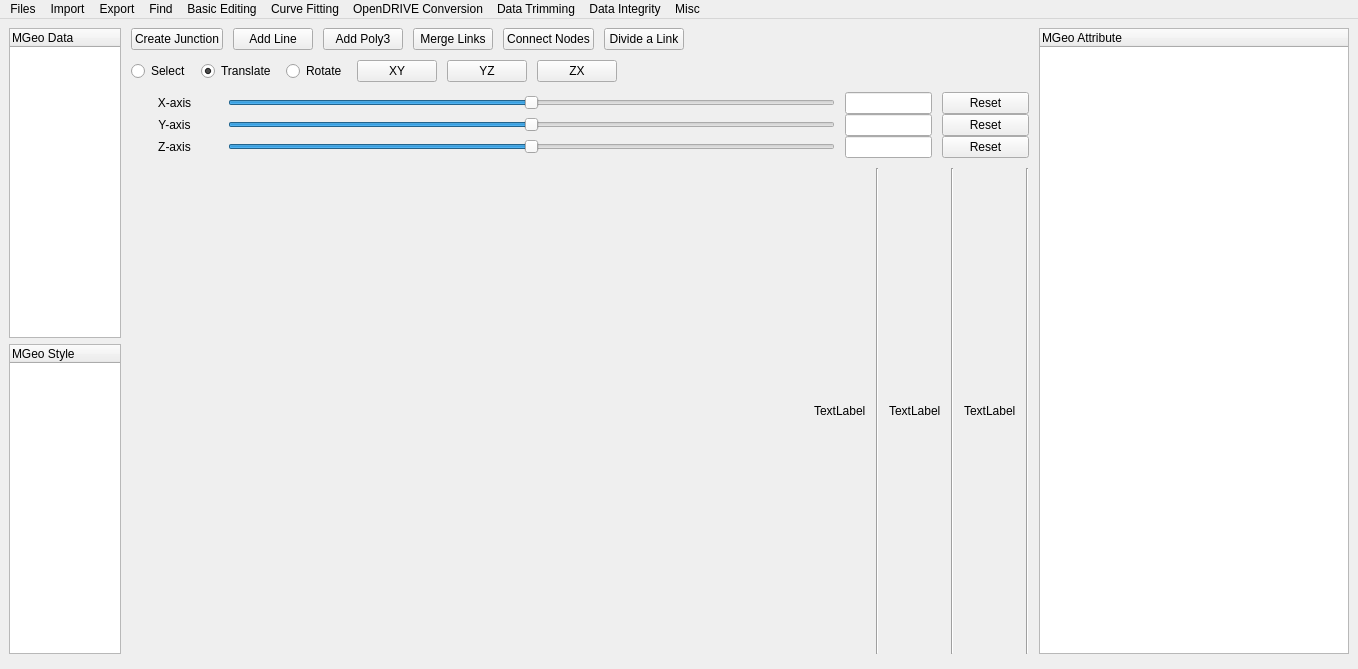
<?xml version="1.0" encoding="UTF-8"?>
<ui version="4.0">
 <class>MainWindow</class>
 <widget class="QMainWindow" name="MainWindow">
  <property name="geometry">
   <rect>
    <x>0</x>
    <y>0</y>
    <width>1358</width>
    <height>669</height>
   </rect>
  </property>
  <property name="sizePolicy">
   <sizepolicy hsizetype="Fixed" vsizetype="Maximum">
    <horstretch>0</horstretch>
    <verstretch>0</verstretch>
   </sizepolicy>
  </property>
  <property name="windowTitle">
   <string>MainWindow</string>
  </property>
  <widget class="QWidget" name="centralwidget">
   <layout class="QGridLayout" name="gridLayout">
    <item row="1" column="0">
     <layout class="QVBoxLayout" name="verticalLayout">
      <item>
       <layout class="QHBoxLayout" name="main_widget_layout" stretch="1,8,1">
        <property name="spacing">
         <number>10</number>
        </property>
        <item>
         <widget class="QFrame" name="frame_1">
          <layout class="QVBoxLayout" name="data_layout">
           <property name="leftMargin">
            <number>0</number>
           </property>
           <property name="topMargin">
            <number>0</number>
           </property>
           <property name="rightMargin">
            <number>0</number>
           </property>
           <property name="bottomMargin">
            <number>0</number>
           </property>
           <item>
            <widget class="QTreeWidget" name="treeWidget_data">
             <property name="sizePolicy">
              <sizepolicy hsizetype="Expanding" vsizetype="Expanding">
               <horstretch>0</horstretch>
               <verstretch>0</verstretch>
              </sizepolicy>
             </property>
             <column>
              <property name="text">
               <string>MGeo Data</string>
              </property>
             </column>
            </widget>
           </item>
           <item>
            <widget class="QTreeWidget" name="treeWidget_style">
             <property name="sizePolicy">
              <sizepolicy hsizetype="Expanding" vsizetype="Expanding">
               <horstretch>0</horstretch>
               <verstretch>0</verstretch>
              </sizepolicy>
             </property>
             <column>
              <property name="text">
               <string>MGeo Style</string>
              </property>
             </column>
            </widget>
           </item>
          </layout>
         </widget>
        </item>
        <item>
         <widget class="QFrame" name="frame_2">
          <layout class="QVBoxLayout" name="verticalLayout_mainwidget" stretch="0,0,10,0,0">
           <property name="spacing">
            <number>10</number>
           </property>
           <property name="sizeConstraint">
            <enum>QLayout::SetMinimumSize</enum>
           </property>
           <property name="leftMargin">
            <number>0</number>
           </property>
           <property name="topMargin">
            <number>0</number>
           </property>
           <property name="rightMargin">
            <number>0</number>
           </property>
           <property name="bottomMargin">
            <number>0</number>
           </property>
           <item>
            <layout class="QHBoxLayout" name="horizontalLayout_toolbar">
             <item>
              <widget class="QPushButton" name="btn_create_junction">
               <property name="text">
                <string>Create Junction</string>
               </property>
              </widget>
             </item>
             <item>
              <widget class="QPushButton" name="btn_add_line">
               <property name="text">
                <string>Add Line</string>
               </property>
              </widget>
             </item>
             <item>
              <widget class="QPushButton" name="btn_add_poly3">
               <property name="text">
                <string>Add Poly3</string>
               </property>
              </widget>
             </item>
             <item>
              <widget class="QPushButton" name="btn_merge_links">
               <property name="text">
                <string>Merge Links</string>
               </property>
              </widget>
             </item>
             <item>
              <widget class="QPushButton" name="btn_connect_nodes">
               <property name="text">
                <string>Connect Nodes</string>
               </property>
              </widget>
             </item>
             <item>
              <widget class="QPushButton" name="btn_divide_a_link">
               <property name="text">
                <string>Divide a Link</string>
               </property>
              </widget>
             </item>
             <item>
              <spacer name="horizontalSpacer_toolbar">
               <property name="orientation">
                <enum>Qt::Horizontal</enum>
               </property>
               <property name="sizeHint" stdset="0">
                <size>
                 <width>40</width>
                 <height>20</height>
                </size>
               </property>
              </spacer>
             </item>
            </layout>
           </item>
           <item>
            <layout class="QHBoxLayout" name="horizontalLayout_veiwbar">
             <item>
              <widget class="QRadioButton" name="rbtn_view_select">
               <property name="text">
                <string>Select</string>
               </property>
              </widget>
             </item>
             <item>
              <widget class="QRadioButton" name="rbtn_view_trans">
               <property name="styleSheet">
                <string notr="true"/>
               </property>
               <property name="text">
                <string>Translate</string>
               </property>
               <property name="checked">
                <bool>true</bool>
               </property>
              </widget>
             </item>
             <item>
              <widget class="QRadioButton" name="rbtn_view_rotate">
               <property name="text">
                <string>Rotate</string>
               </property>
              </widget>
             </item>
             <item>
              <widget class="QPushButton" name="btn_view_xy">
               <property name="text">
                <string>XY</string>
               </property>
              </widget>
             </item>
             <item>
              <widget class="QPushButton" name="btn_view_yz">
               <property name="text">
                <string>YZ</string>
               </property>
              </widget>
             </item>
             <item>
              <widget class="QPushButton" name="btn_view_zx">
               <property name="text">
                <string>ZX</string>
               </property>
              </widget>
             </item>
             <item>
              <spacer name="horizontalSpacer_viewbar">
               <property name="orientation">
                <enum>Qt::Horizontal</enum>
               </property>
               <property name="sizeHint" stdset="0">
                <size>
                 <width>40</width>
                 <height>20</height>
                </size>
               </property>
              </spacer>
             </item>
            </layout>
           </item>
           <item>
            <layout class="QVBoxLayout" name="verticalLayout_opengl"/>
           </item>
           <item>
            <layout class="QVBoxLayout" name="verticalLayout_rotation">
             <property name="spacing">
              <number>0</number>
             </property>
             <item>
              <layout class="QHBoxLayout" name="horizontalLayout_rotation_x" stretch="1,7,1,1">
               <property name="spacing">
                <number>10</number>
               </property>
               <item>
                <widget class="QLabel" name="label_x">
                 <property name="layoutDirection">
                  <enum>Qt::LeftToRight</enum>
                 </property>
                 <property name="text">
                  <string>X-axis</string>
                 </property>
                 <property name="alignment">
                  <set>Qt::AlignCenter</set>
                 </property>
                </widget>
               </item>
               <item>
                <widget class="QSlider" name="slider_x">
                 <property name="minimum">
                  <number>-180</number>
                 </property>
                 <property name="maximum">
                  <number>180</number>
                 </property>
                 <property name="orientation">
                  <enum>Qt::Horizontal</enum>
                 </property>
                </widget>
               </item>
               <item>
                <widget class="QLineEdit" name="edit_xRot">
                 <property name="alignment">
                  <set>Qt::AlignCenter</set>
                 </property>
                </widget>
               </item>
               <item>
                <widget class="QPushButton" name="reset_xRot">
                 <property name="text">
                  <string>Reset</string>
                 </property>
                </widget>
               </item>
              </layout>
             </item>
             <item>
              <layout class="QHBoxLayout" name="horizontalLayout_rotation_y" stretch="1,7,1,1">
               <property name="spacing">
                <number>10</number>
               </property>
               <item>
                <widget class="QLabel" name="label_y">
                 <property name="text">
                  <string>Y-axis</string>
                 </property>
                 <property name="alignment">
                  <set>Qt::AlignCenter</set>
                 </property>
                </widget>
               </item>
               <item>
                <widget class="QSlider" name="slider_y">
                 <property name="minimum">
                  <number>-180</number>
                 </property>
                 <property name="maximum">
                  <number>180</number>
                 </property>
                 <property name="orientation">
                  <enum>Qt::Horizontal</enum>
                 </property>
                </widget>
               </item>
               <item>
                <widget class="QLineEdit" name="edit_yRot">
                 <property name="alignment">
                  <set>Qt::AlignCenter</set>
                 </property>
                </widget>
               </item>
               <item>
                <widget class="QPushButton" name="reset_yRot">
                 <property name="text">
                  <string>Reset</string>
                 </property>
                </widget>
               </item>
              </layout>
             </item>
             <item>
              <layout class="QHBoxLayout" name="horizontalLayout_rotation_z" stretch="1,7,1,1">
               <property name="spacing">
                <number>10</number>
               </property>
               <item>
                <widget class="QLabel" name="label_z">
                 <property name="text">
                  <string>Z-axis</string>
                 </property>
                 <property name="alignment">
                  <set>Qt::AlignCenter</set>
                 </property>
                </widget>
               </item>
               <item>
                <widget class="QSlider" name="slider_z">
                 <property name="minimum">
                  <number>-180</number>
                 </property>
                 <property name="maximum">
                  <number>180</number>
                 </property>
                 <property name="orientation">
                  <enum>Qt::Horizontal</enum>
                 </property>
                </widget>
               </item>
               <item>
                <widget class="QLineEdit" name="edit_zRot">
                 <property name="alignment">
                  <set>Qt::AlignCenter</set>
                 </property>
                </widget>
               </item>
               <item>
                <widget class="QPushButton" name="reset_zRot">
                 <property name="text">
                  <string>Reset</string>
                 </property>
                </widget>
               </item>
              </layout>
             </item>
            </layout>
           </item>
           <item>
            <layout class="QHBoxLayout" name="horizontalLayout_log">
             <item>
              <spacer name="horizontalSpacer">
               <property name="orientation">
                <enum>Qt::Horizontal</enum>
               </property>
               <property name="sizeHint" stdset="0">
                <size>
                 <width>40</width>
                 <height>20</height>
                </size>
               </property>
              </spacer>
             </item>
             <item>
              <widget class="QLabel" name="label_range_x">
               <property name="text">
                <string>TextLabel</string>
               </property>
              </widget>
             </item>
             <item>
              <widget class="Line" name="line_1">
               <property name="orientation">
                <enum>Qt::Vertical</enum>
               </property>
              </widget>
             </item>
             <item>
              <widget class="QLabel" name="label_range_y">
               <property name="text">
                <string>TextLabel</string>
               </property>
              </widget>
             </item>
             <item>
              <widget class="Line" name="line_2">
               <property name="orientation">
                <enum>Qt::Vertical</enum>
               </property>
              </widget>
             </item>
             <item>
              <widget class="QLabel" name="label_zoom">
               <property name="text">
                <string>TextLabel</string>
               </property>
              </widget>
             </item>
             <item>
              <widget class="Line" name="line_3">
               <property name="orientation">
                <enum>Qt::Vertical</enum>
               </property>
              </widget>
             </item>
            </layout>
           </item>
          </layout>
         </widget>
        </item>
        <item>
         <widget class="QFrame" name="frame_3">
          <layout class="QVBoxLayout" name="attri_layout">
           <property name="leftMargin">
            <number>0</number>
           </property>
           <property name="topMargin">
            <number>0</number>
           </property>
           <property name="rightMargin">
            <number>0</number>
           </property>
           <property name="bottomMargin">
            <number>0</number>
           </property>
           <item>
            <widget class="QTreeWidget" name="treeWidget_attr">
             <property name="sizePolicy">
              <sizepolicy hsizetype="Expanding" vsizetype="Expanding">
               <horstretch>0</horstretch>
               <verstretch>0</verstretch>
              </sizepolicy>
             </property>
             <property name="minimumSize">
              <size>
               <width>310</width>
               <height>0</height>
              </size>
             </property>
             <column>
              <property name="text">
               <string>MGeo Attribute</string>
              </property>
             </column>
            </widget>
           </item>
          </layout>
         </widget>
        </item>
       </layout>
      </item>
      <item>
       <widget class="QFrame" name="frame_log">
        <layout class="QVBoxLayout" name="log_widget_layout">
         <property name="leftMargin">
          <number>0</number>
         </property>
         <property name="topMargin">
          <number>0</number>
         </property>
         <property name="rightMargin">
          <number>0</number>
         </property>
         <property name="bottomMargin">
          <number>0</number>
         </property>
        </layout>
       </widget>
      </item>
     </layout>
    </item>
   </layout>
  </widget>
  <widget class="QMenuBar" name="menubar">
   <property name="geometry">
    <rect>
     <x>0</x>
     <y>0</y>
     <width>1358</width>
     <height>21</height>
    </rect>
   </property>
   <widget class="QMenu" name="menuFiles">
    <property name="title">
     <string>Files</string>
    </property>
    <addaction name="action_load_mgeo"/>
    <addaction name="action_save_mgeo"/>
    <addaction name="separator"/>
    <addaction name="actionMerge_MGeo"/>
    <addaction name="separator"/>
    <addaction name="action_exit"/>
   </widget>
   <widget class="QMenu" name="menuImport">
    <property name="title">
     <string>Import</string>
    </property>
    <addaction name="action_import_42dot"/>
    <addaction name="action_import_42dot_legacy"/>
   </widget>
   <widget class="QMenu" name="menuFind">
    <property name="title">
     <string>Find</string>
    </property>
    <addaction name="actionFind"/>
    <addaction name="action_node"/>
    <addaction name="action_link"/>
    <addaction name="action_ts"/>
    <addaction name="action_tl"/>
    <addaction name="action_jct"/>
    <addaction name="action_road"/>
   </widget>
   <widget class="QMenu" name="menuData_Integrity">
    <property name="title">
     <string>Data Integrity</string>
    </property>
    <addaction name="action_find_overlapped_node"/>
    <addaction name="action_repair_overlapped_node"/>
    <addaction name="separator"/>
    <addaction name="action_find_dangling_nodes"/>
    <addaction name="action_delete_dangling_nodes"/>
    <addaction name="separator"/>
    <addaction name="action_find_closed_loop_link"/>
    <addaction name="separator"/>
    <addaction name="action_clear"/>
   </widget>
   <widget class="QMenu" name="menuData_Trimming">
    <property name="title">
     <string>Data Trimming</string>
    </property>
    <addaction name="action_delete_Objects_out_of_XY_Range_soft"/>
    <addaction name="action_delete_Objects_out_of_XY_Range_hard"/>
    <addaction name="action_delete_Objects_inside_this_Screen"/>
   </widget>
   <widget class="QMenu" name="menuOpenDRIVE_Conversion">
    <property name="title">
     <string>OpenDRIVE Conversion</string>
    </property>
    <addaction name="action_create_junction"/>
    <addaction name="separator"/>
    <addaction name="action_create_preliminary_odr_roads"/>
    <addaction name="action_create_odr_roads"/>
    <addaction name="separator"/>
    <addaction name="action_clear_odr_roads"/>
    <addaction name="separator"/>
    <addaction name="action_create_opendrive"/>
    <addaction name="separator"/>
   </widget>
   <widget class="QMenu" name="menuBasic_Editing">
    <property name="title">
     <string>Basic Editing</string>
    </property>
    <addaction name="action_divide_a_link_smart"/>
    <addaction name="action_divide_a_link_keep_front"/>
    <addaction name="action_divide_a_link_keep_rear"/>
    <addaction name="separator"/>
    <addaction name="action_set_new_road_id"/>
    <addaction name="separator"/>
    <addaction name="action_add_link_point"/>
    <addaction name="separator"/>
    <addaction name="action_merge_links"/>
    <addaction name="separator"/>
    <addaction name="action_connect_nodes"/>
    <addaction name="separator"/>
   </widget>
   <widget class="QMenu" name="menuMisc">
    <property name="title">
     <string>Misc</string>
    </property>
    <addaction name="action_get_position_in_carla"/>
    <addaction name="separator"/>
    <addaction name="action_change_ids_to_string"/>
    <addaction name="separator"/>
    <addaction name="action_change_node_link_height_to_0"/>
   </widget>
   <widget class="QMenu" name="menuCurve_Fitting">
    <property name="title">
     <string>Curve Fitting</string>
    </property>
    <addaction name="action_add_line"/>
    <addaction name="action_add_poly3"/>
    <addaction name="separator"/>
    <addaction name="action_auto_generate_geometry_points"/>
    <addaction name="separator"/>
    <addaction name="action_delete_current_point"/>
    <addaction name="action_delete_all_points"/>
    <addaction name="action_reset_all_points"/>
    <addaction name="separator"/>
   </widget>
   <widget class="QMenu" name="menuExport">
    <property name="title">
     <string>Export</string>
    </property>
    <addaction name="action_export_odr_2"/>
   </widget>
   <addaction name="menuFiles"/>
   <addaction name="menuImport"/>
   <addaction name="menuExport"/>
   <addaction name="menuFind"/>
   <addaction name="menuBasic_Editing"/>
   <addaction name="menuCurve_Fitting"/>
   <addaction name="menuOpenDRIVE_Conversion"/>
   <addaction name="menuData_Trimming"/>
   <addaction name="menuData_Integrity"/>
   <addaction name="menuMisc"/>
  </widget>
  <action name="action_load_mgeo">
   <property name="text">
    <string>Load MGeo</string>
   </property>
  </action>
  <action name="action_save_mgeo">
   <property name="text">
    <string>Save MGeo</string>
   </property>
  </action>
  <action name="action_exit">
   <property name="text">
    <string>Exit</string>
   </property>
  </action>
  <action name="action_import_42dot">
   <property name="text">
    <string>42dot HDMap (sdx, latest)</string>
   </property>
  </action>
  <action name="action_export_odr_2">
   <property name="text">
    <string>Save OpenDRIVE as File </string>
   </property>
  </action>
  <action name="actionXY">
   <property name="text">
    <string>XY</string>
   </property>
  </action>
  <action name="actionYZ">
   <property name="text">
    <string>YZ</string>
   </property>
  </action>
  <action name="actionZX">
   <property name="text">
    <string>ZX</string>
   </property>
  </action>
  <action name="actionSoftware_Information">
   <property name="text">
    <string>Software Information</string>
   </property>
  </action>
  <action name="action_node">
   <property name="text">
    <string>Node</string>
   </property>
  </action>
  <action name="action_link">
   <property name="text">
    <string>Link</string>
   </property>
  </action>
  <action name="action_find_overlapped_node">
   <property name="text">
    <string>Find Overlapped Node</string>
   </property>
  </action>
  <action name="action_repair_overlapped_node">
   <property name="text">
    <string>Repair Overlapped Node</string>
   </property>
  </action>
  <action name="action_find_dangling_nodes">
   <property name="text">
    <string>Find Dangling Nodes</string>
   </property>
  </action>
  <action name="action_delete_dangling_nodes">
   <property name="text">
    <string>Delete Dangling Node</string>
   </property>
  </action>
  <action name="action_clear">
   <property name="text">
    <string>Clear</string>
   </property>
  </action>
  <action name="action_delete_Objects_out_of_XY_Range_soft">
   <property name="text">
    <string>Delete Objects out of XY Range (soft)</string>
   </property>
  </action>
  <action name="action_delete_Objects_inside_this_Screen">
   <property name="text">
    <string>Delete Objects inside this Screen</string>
   </property>
  </action>
  <action name="action_add_poly3">
   <property name="text">
    <string>Add Poly3 Geometry Point</string>
   </property>
  </action>
  <action name="action_ts">
   <property name="text">
    <string>Traffic Sign</string>
   </property>
  </action>
  <action name="action_tl">
   <property name="text">
    <string>Traffic Light</string>
   </property>
  </action>
  <action name="action_jct">
   <property name="text">
    <string>Junction</string>
   </property>
  </action>
  <action name="action_add_line">
   <property name="text">
    <string>Add Line Geometry Point</string>
   </property>
  </action>
  <action name="action_delete_current_point">
   <property name="text">
    <string>Delete Current Point</string>
   </property>
  </action>
  <action name="action_delete_all_points">
   <property name="text">
    <string>Delete All Points</string>
   </property>
  </action>
  <action name="actionMerge_Selected">
   <property name="text">
    <string>Merge Selected Links</string>
   </property>
  </action>
  <action name="actionCreate_Junction">
   <property name="text">
    <string>Create Junction</string>
   </property>
  </action>
  <action name="actionDelete_Current_Junction">
   <property name="text">
    <string>Delete Current Junction</string>
   </property>
  </action>
  <action name="action_create_preliminary_odr_roads">
   <property name="text">
    <string>Create Road (Preliminary)</string>
   </property>
  </action>
  <action name="action_create_junction">
   <property name="text">
    <string>Create Junction</string>
   </property>
  </action>
  <action name="action_delete_Objects_out_of_XY_Range_hard">
   <property name="text">
    <string>Delete Objects out of XY Range (hard)</string>
   </property>
  </action>
  <action name="actionFind">
   <property name="text">
    <string>Find</string>
   </property>
  </action>
  <action name="action_export_odr">
   <property name="text">
    <string>OpenDRIVE (with signal)</string>
   </property>
  </action>
  <action name="action_export_odr_signal_fix">
   <property name="text">
    <string>OpenDRIVE (find all matching roads for signals)</string>
   </property>
  </action>
  <action name="action_create_odr_roads">
   <property name="text">
    <string>Create Road (incl. Ref Lines, Lane Sections, ...)</string>
   </property>
  </action>
  <action name="action_create_road_objects_legacy">
   <property name="text">
    <string>Create Road (Legacy)</string>
   </property>
  </action>
  <action name="action_export_odr_legacy">
   <property name="text">
    <string>OpenDRIVE (legacy)</string>
   </property>
  </action>
  <action name="action_create_opendrive">
   <property name="text">
    <string>Create OpenDRIVE</string>
   </property>
  </action>
  <action name="action_create_opendrive_no_signal">
   <property name="text">
    <string>Create OpenDRIVE (no signal)</string>
   </property>
  </action>
  <action name="action_create_opendrive_fix_all_signal_road_id">
   <property name="text">
    <string>Create OpenDRIVE (include signal, do search for matching road)</string>
   </property>
  </action>
  <action name="action_create_opendrive_legacy">
   <property name="text">
    <string>Create OpenDRIVE (legacy)</string>
   </property>
  </action>
  <action name="action_road">
   <property name="text">
    <string>Road</string>
   </property>
  </action>
  <action name="action_change_ids_to_string">
   <property name="text">
    <string>Change IDs to string</string>
   </property>
  </action>
  <action name="action_find_closed_loop_link">
   <property name="text">
    <string>Find Closed-loop Link</string>
   </property>
  </action>
  <action name="action_auto_generate_geometry_points">
   <property name="text">
    <string>Auto-generate Geometry Points</string>
   </property>
  </action>
  <action name="action_merge_links">
   <property name="text">
    <string>Merge Links</string>
   </property>
  </action>
  <action name="action_connect_nodes">
   <property name="text">
    <string>Connect Nodes</string>
   </property>
  </action>
  <action name="action_divide_a_link_smart">
   <property name="text">
    <string>Divide a Link (Smart)</string>
   </property>
  </action>
  <action name="action_divide_a_link_keep_front">
   <property name="text">
    <string>Divide a Link (Keep Front)</string>
   </property>
  </action>
  <action name="action_divide_a_link_keep_rear">
   <property name="text">
    <string>Divide a Link (Keep Rear)</string>
   </property>
  </action>
  <action name="action_add_link_point">
   <property name="text">
    <string>Add Link Point</string>
   </property>
  </action>
  <action name="action_set_new_road_id">
   <property name="text">
    <string>Set New Road ID</string>
   </property>
  </action>
  <action name="action_clear_odr_roads">
   <property name="text">
    <string>Clear Road</string>
   </property>
  </action>
  <action name="action_get_position_in_carla">
   <property name="text">
    <string>Get Position in CARLA</string>
   </property>
  </action>
  <action name="action_change_node_link_height_to_0">
   <property name="text">
    <string>Change Node / Link Height to 0</string>
   </property>
  </action>
  <action name="action_import_42dot_legacy">
   <property name="text">
    <string>42dot HDMap (sdx, legacy)</string>
   </property>
  </action>
  <action name="actionMerge_MGeo">
   <property name="text">
    <string>Merge MGeo</string>
   </property>
  </action>
  <action name="action_reset_all_points">
   <property name="text">
    <string>Reset All Points</string>
   </property>
  </action>
 </widget>
 <resources/>
 <connections/>
</ui>
